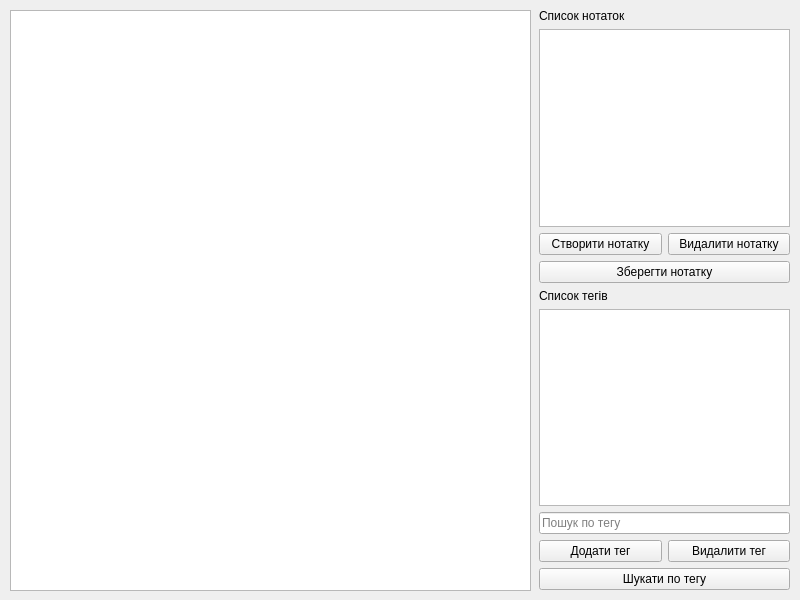
<?xml version="1.0" encoding="UTF-8"?>
<ui version="4.0">
 <class>MainWindow</class>
 <widget class="QMainWindow" name="MainWindow">
  <property name="geometry">
   <rect>
    <x>0</x>
    <y>0</y>
    <width>800</width>
    <height>600</height>
   </rect>
  </property>
  <property name="windowTitle">
   <string>MainWindow</string>
  </property>
  <widget class="QWidget" name="centralwidget">
   <widget class="QTextEdit" name="textEdit">
    <property name="geometry">
     <rect>
      <x>10</x>
      <y>10</y>
      <width>521</width>
      <height>581</height>
     </rect>
    </property>
   </widget>
   <widget class="QWidget" name="verticalLayoutWidget">
    <property name="geometry">
     <rect>
      <x>539</x>
      <y>9</y>
      <width>251</width>
      <height>581</height>
     </rect>
    </property>
    <layout class="QVBoxLayout" name="verticalLayout">
     <item>
      <widget class="QLabel" name="label">
       <property name="text">
        <string>Список нотаток</string>
       </property>
      </widget>
     </item>
     <item>
      <widget class="QListWidget" name="notes_list"/>
     </item>
     <item>
      <layout class="QHBoxLayout" name="horizontalLayout">
       <item>
        <widget class="QPushButton" name="btn_create_note">
         <property name="text">
          <string>Створити нотатку</string>
         </property>
        </widget>
       </item>
       <item>
        <widget class="QPushButton" name="btn_delete_note">
         <property name="text">
          <string>Видалити нотатку</string>
         </property>
        </widget>
       </item>
      </layout>
     </item>
     <item>
      <widget class="QPushButton" name="btn_save_note">
       <property name="text">
        <string>Зберегти нотатку</string>
       </property>
      </widget>
     </item>
     <item>
      <widget class="QLabel" name="label_2">
       <property name="text">
        <string>Список тегів</string>
       </property>
      </widget>
     </item>
     <item>
      <widget class="QListWidget" name="tags_list"/>
     </item>
     <item>
      <widget class="QLineEdit" name="tag_search">
       <property name="placeholderText">
        <string extracomment="Пошук по тегу">Пошук по тегу</string>
       </property>
      </widget>
     </item>
     <item>
      <layout class="QHBoxLayout" name="horizontalLayout_2">
       <item>
        <widget class="QPushButton" name="btn_add_tag">
         <property name="text">
          <string>Додати тег</string>
         </property>
        </widget>
       </item>
       <item>
        <widget class="QPushButton" name="btn_delete_tag">
         <property name="text">
          <string>Видалити тег</string>
         </property>
        </widget>
       </item>
      </layout>
     </item>
     <item>
      <widget class="QPushButton" name="btn_search">
       <property name="text">
        <string>Шукати по тегу</string>
       </property>
      </widget>
     </item>
    </layout>
   </widget>
  </widget>
 </widget>
 <resources/>
 <connections/>
</ui>
